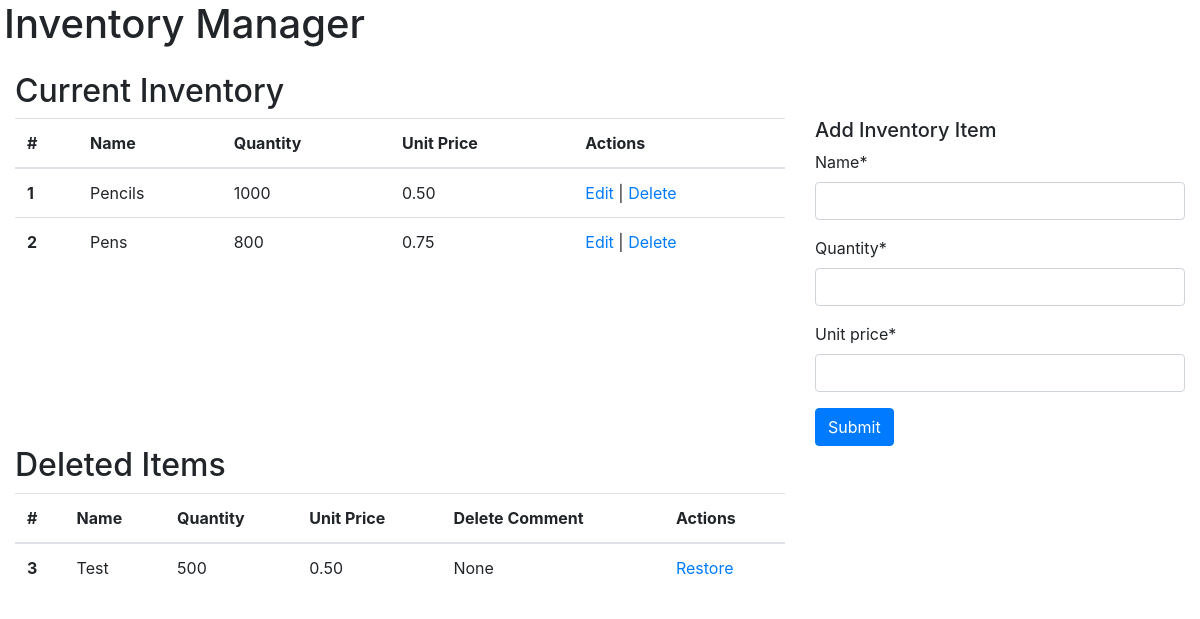
/, run on an earlier commit of the app's database.
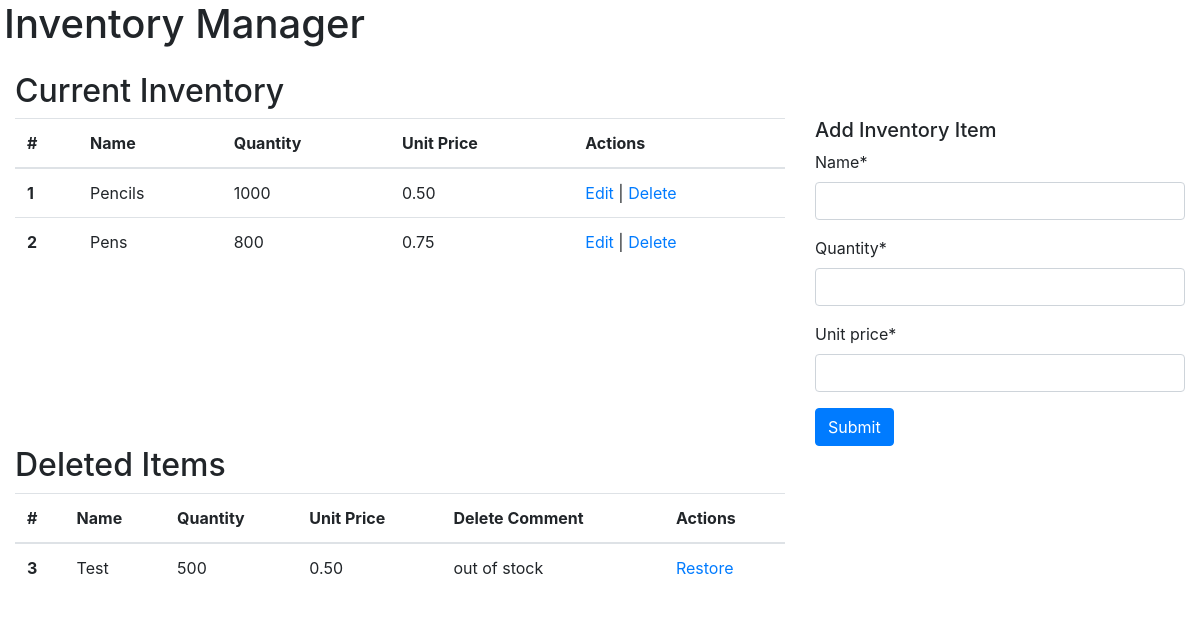
And on a later commit of the database.
### home/models.py (models this page shows, shortened)
class Inventory(models.Model):
    name = models.CharField(max_length=254)
    quantity = models.IntegerField()
    unit_price = models.DecimalField(max_digits=6, decimal_places=2)
    deleted = models.BooleanField(default=False)
    delete_comment = models.CharField(max_length=254, null=True, blank=True)
    class Meta:
        verbose_name_plural = "Inventory"

### home/views.py (the view)
# urls.py: path("", views.home, name="home"),
def home(request):
    inventory = Inventory.objects.filter(deleted=False)
    del_items = Inventory.objects.filter(deleted=True)
    inventory_form = InventoryForm()
    template = 'home/index.html'
    context = {
        'inventory': inventory,
        'del_items': del_items,
        'inventory_form': inventory_form,
    }
    return render(request, template, context)

### home/forms.py
class InventoryForm(forms.ModelForm):
    class Meta:
        model = Inventory
        exclude = ('deleted', 'delete_comment')

### home/templates/home/index.html (shortened to what this page needs)
<!DOCTYPE html>
<html lang="en">
  <head>
    <link
      rel="stylesheet"
      href="https://cdnjs.cloudflare.com/ajax/libs/font-awesome/5.15.3/css/all.min.css"
    />
    <link
      rel="stylesheet"
      href="https://stackpath.bootstrapcdn.com/bootstrap/4.4.1/css/bootstrap.min.css"
    />
  </head>
  <body>
    {% load crispy_forms_tags %}
    <div class="container-fluid">
      <div class="row mb-3 pl-1">
        <h1>Inventory Manager</h1>
      </div>
      <div class="row">
        <div class="col-12">
          <h2>Current Inventory</h2>
        </div>
        <div class="col-8">
          <table class="table">
            <thead>
              <tr>
                <th scope="col">#</th>
                <th scope="col">Name</th>
                <th scope="col">Quantity</th>
                <th scope="col">Unit Price</th>
                <th scope="col">Actions</th>
              </tr>
            </thead>
            <tbody>
              {% for item in inventory %}
              <tr>
                <th scope="row">{{ item.id }}</th>
                <td>{{ item.name }}</td>
                <td>{{ item.quantity }}</td>
                <td>{{ item.unit_price }}</td>
                <td>
                  <a href="{% url 'edit_inventory' item.id %}">Edit</a> |
                  <a href="{% url 'delete_inventory' item.id %}">Delete</a>
                </td>
              </tr>
              {% endfor %}
            </tbody>
          </table>
        </div>
        <div class="col-4">
          <h5>Add Inventory Item</h5>
          <form action="{% url 'add_inventory' %}" method="post">
            {% csrf_token %} {{ inventory_form|crispy }}
            <button type="submit" class="btn btn-primary">Submit</button>
          </form>
        </div>
      </div>
      {% if del_items %}
      <div class="row">
        <div class="col-12">
          <h2>Deleted Items</h2>
        </div>
        <div class="col-8">
          <table class="table">
            <thead>
              <tr>
                <th scope="col">#</th>
                <th scope="col">Name</th>
                <th scope="col">Quantity</th>
                <th scope="col">Unit Price</th>
                <th scope="col">Delete Comment</th>
                <th scope="col">Actions</th>
              </tr>
            </thead>
            <tbody>
              {% for item in del_items %}
              <tr>
                <th scope="row">{{ item.id }}</th>
                <td>{{ item.name }}</td>
                <td>{{ item.quantity }}</td>
                <td>{{ item.unit_price }}</td>
                <td>{{ item.delete_comment }}</td>
                <td><a href="{% url 'restore_inventory' item.id %}">Restore</a></td>
              </tr>
              {% endfor %}
            </tbody>
          </table>
        </div>
      </div>
      {% endif %}
    </div>
  </body>
</html>

What changed in the data, as far as the page shows it:
changed Inventory "Test": delete_comment "None" → "out of stock"
